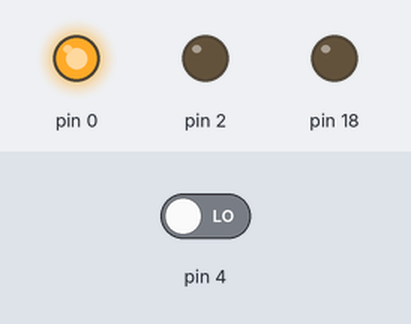
Bench run of a sketch on a simulated Arduino Uno, built with avr-gcc and run on an emulated ATmega328P. On the bench: output pins drawn as LEDs (lit = HIGH). Inputs (shaded band) come from the test bench; at power-on: pin 4 LOW.

Above: at 1.2 s.
1.3 s: pin 4 driven HIGH
At 3.6 s:
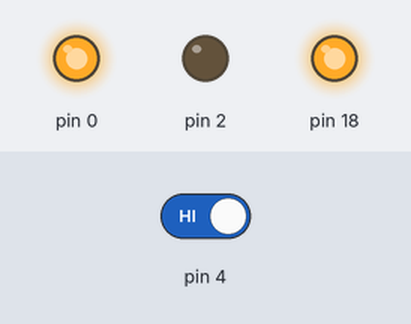
4.3 s: pin 4 driven LOW
At 5.1 s:
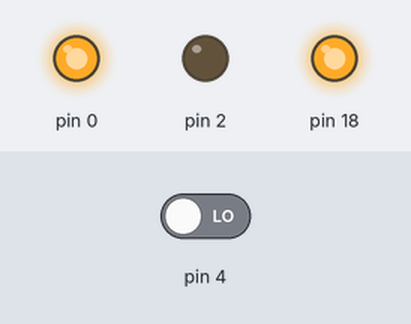
Timing chart, 0 to 7.3 s (numbered marks = the images above; inputs shaded):
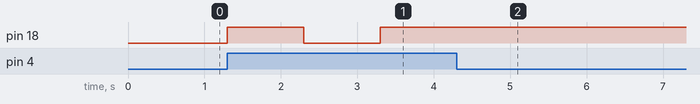

Measured:
- after the input at 1.3 s, pin 18: LOW → HIGH at once, → LOW 1.0 s later, → HIGH 1.0 s later
- after the input at 4.3 s, pin 18: stops changing and stays HIGH

The sketch:

Clap_Sensor.ino
```cpp
void setup() {
  pinMode(0, OUTPUT);
  pinMode(2, OUTPUT);
  pinMode(18, OUTPUT);
  pinMode(4, INPUT);
  digitalWrite(0, 1);
  digitalWrite(2, 0);

}

void loop() {
  if (digitalRead(4)) {
    digitalWrite(18, !digitalRead(18)); delay(1000);
  }
}
```
